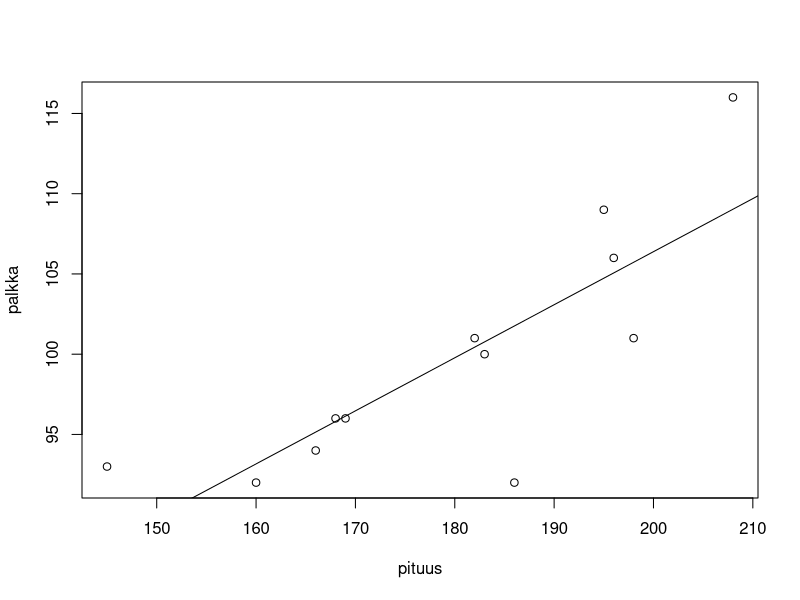

Recreate this plot in R.
tehtava_2_data <- data.frame(
  tyontekijat = c(9,11,12,13,15,18,16,14,12,10),
  havikki = c(420,350,360,300,225,200,230,280,315,410)
)

#plot(havikki ~ tyontekijat, data = tehtava_2_data)
#t2_model <- lm(havikki ~ tyontekijat, data = tehtava_2_data)
#abline(t2_model)


nelja_tehtava_data <- data.frame(
  pituus = c(183,160,196,186,195,182,208,169,166,198,145,168),
  palkka = c(100,92,106,92,109,101,116,96,94,101,93,96)
)

nelja_tehtava_model <- lm(palkka ~ pituus, data = nelja_tehtava_data)
plot(palkka ~ pituus, data = nelja_tehtava_data)
abline(nelja_tehtava_model)
summary(nelja_tehtava_model)



##### LASKETAAN TÄHÄN NYT OIKEASTI


nelja_n <- length(nelja_tehtava_data$pituus)
nelja_x_bar <- signif(mean(nelja_tehtava_data$pituus),6)
nelja_y_bar <- signif(mean(nelja_tehtava_data$palkka),6)
###### Y #######
NELJA_jotain_Y <- lapply(nelja_tehtava_data$palkka, function(y) (y)^2)
NELJA_ytoiseen_summa <- sum(unlist(NELJA_jotain_Y))
NELJA_oikea_SYY <- signif(NELJA_ytoiseen_summa - (nelja_n * (nelja_y_bar)^2),8)
###### X ######
NELJA_jotain_x <- lapply(nelja_tehtava_data$pituus, function(x) (x)^2)
NELJA_xtoiseen_summa <- sum(unlist(NELJA_jotain_x))
NELJA_oikea_Sxx <- signif(NELJA_xtoiseen_summa - (nelja_n * (nelja_x_bar)^2),8)
###### XY ######
NELJA_x_kertaa_y <- Map("*", nelja_tehtava_data$pituus, nelja_tehtava_data$palkka)
NELJA_xy_summa <- sum(unlist(NELJA_x_kertaa_y))
NELJA_oikea_SxY <- signif(NELJA_xy_summa - (nelja_n * nelja_x_bar * nelja_y_bar),8)
##### BETA HAT #######
beta_hat_NELJA <- NELJA_oikea_SxY / NELJA_oikea_Sxx
##### ALPHA HAT ######
alpha_hat_NELJA <- nelja_y_bar - (beta_hat_NELJA * nelja_x_bar)
#### SSR ######
ssr_nelja <- ((NELJA_oikea_Sxx * NELJA_oikea_SYY)-(NELJA_oikea_SxY)^2) / NELJA_oikea_Sxx

#Test statistic = sqrt( ((n-2)*Sxx) / SS_R) * beta_hat
nelja_test_statistic <- (sqrt( ((nelja_n - 2) * NELJA_oikea_Sxx) / ssr_nelja)) * beta_hat_NELJA
# Simple linear regression model
# H_0 beta = 0 against beta != 0
# REJECT H_0: abs(TS) >= t_{n-2,gamma/2}
# WHERE:
# TS = sqrt( ((n-2)*S_xx) / SS_r ) * beta_hat

# T_CRIT = T_(n-2),gammapercentage(0.05)/2
nelja_T_viisi_crit <- qt(1-0.025, nelja_n - 2)
nelja_T_yksi_crit <- qt(1-0.005, nelja_n - 2)
# REJECT H_0: abs(TS) >= t_{n-2,gamma/2}
nelja_H_0_viisi_rejected <- ifelse(abs(nelja_test_statistic) >= nelja_T_viisi_crit,TRUE,FALSE)
nelja_H_0_yksi_rejected <- ifelse(abs(nelja_test_statistic) >= nelja_T_yksi_crit, TRUE, FALSE)
#####P-VALUE######
nelja_viisi_alpha <- 0.05
nelja_yksi_alpha <- 0.01
nelja_p_value <- 2 * pt(4.3809, df=10, lower.tail = FALSE)
nelja_pvalue_viisi_reject <- ifelse(nelja_p_value<nelja_viisi_alpha,TRUE,FALSE)
nelja_pvalue_yksi_reject <- ifelse(nelja_p_value<nelja_yksi_alpha,TRUE,FALSE)
